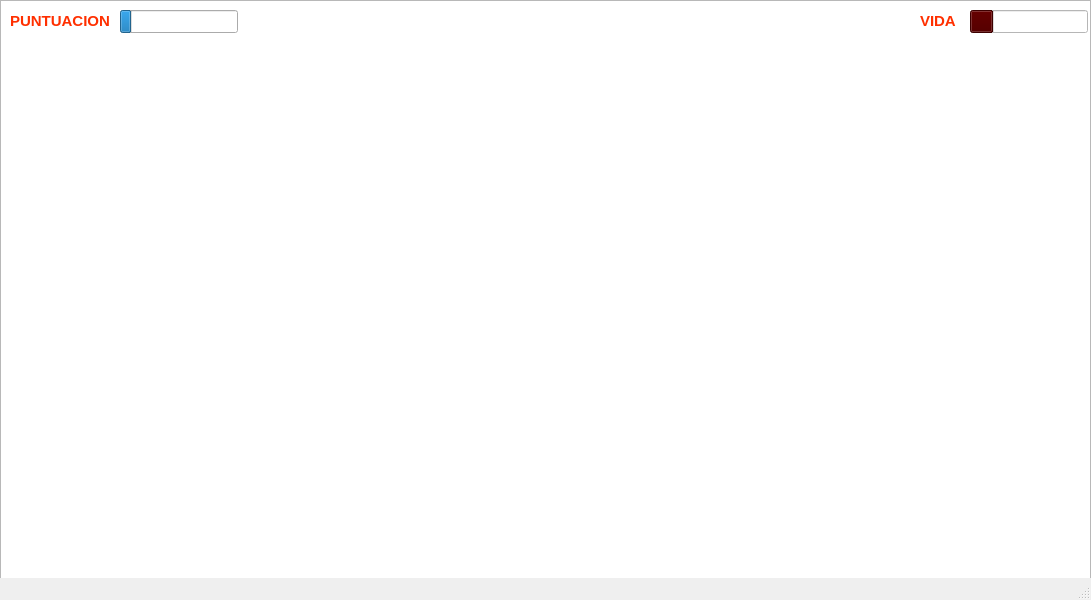
<?xml version="1.0" encoding="UTF-8"?>
<ui version="4.0">
 <class>MainWindow</class>
 <widget class="QMainWindow" name="MainWindow">
  <property name="geometry">
   <rect>
    <x>0</x>
    <y>0</y>
    <width>1091</width>
    <height>600</height>
   </rect>
  </property>
  <property name="windowTitle">
   <string>MainWindow</string>
  </property>
  <widget class="QWidget" name="centralwidget">
   <widget class="QGraphicsView" name="graphicsView">
    <property name="geometry">
     <rect>
      <x>0</x>
      <y>0</y>
      <width>1091</width>
      <height>602</height>
     </rect>
    </property>
    <property name="font">
     <font>
      <bold>true</bold>
     </font>
    </property>
    <property name="styleSheet">
     <string notr="true"/>
    </property>
   </widget>
   <widget class="QProgressBar" name="progressBar">
    <property name="geometry">
     <rect>
      <x>970</x>
      <y>10</y>
      <width>118</width>
      <height>23</height>
     </rect>
    </property>
    <property name="palette">
     <palette>
      <active>
       <colorrole role="WindowText">
        <brush brushstyle="SolidPattern">
         <color alpha="255">
          <red>0</red>
          <green>0</green>
          <blue>0</blue>
         </color>
        </brush>
       </colorrole>
       <colorrole role="Button">
        <brush brushstyle="SolidPattern">
         <color alpha="255">
          <red>255</red>
          <green>255</green>
          <blue>255</blue>
         </color>
        </brush>
       </colorrole>
       <colorrole role="Light">
        <brush brushstyle="SolidPattern">
         <color alpha="255">
          <red>255</red>
          <green>255</green>
          <blue>255</blue>
         </color>
        </brush>
       </colorrole>
       <colorrole role="Midlight">
        <brush brushstyle="SolidPattern">
         <color alpha="255">
          <red>255</red>
          <green>255</green>
          <blue>255</blue>
         </color>
        </brush>
       </colorrole>
       <colorrole role="Dark">
        <brush brushstyle="SolidPattern">
         <color alpha="255">
          <red>127</red>
          <green>127</green>
          <blue>127</blue>
         </color>
        </brush>
       </colorrole>
       <colorrole role="Mid">
        <brush brushstyle="SolidPattern">
         <color alpha="255">
          <red>170</red>
          <green>170</green>
          <blue>170</blue>
         </color>
        </brush>
       </colorrole>
       <colorrole role="Text">
        <brush brushstyle="SolidPattern">
         <color alpha="255">
          <red>0</red>
          <green>0</green>
          <blue>0</blue>
         </color>
        </brush>
       </colorrole>
       <colorrole role="BrightText">
        <brush brushstyle="SolidPattern">
         <color alpha="255">
          <red>255</red>
          <green>255</green>
          <blue>255</blue>
         </color>
        </brush>
       </colorrole>
       <colorrole role="ButtonText">
        <brush brushstyle="SolidPattern">
         <color alpha="255">
          <red>0</red>
          <green>0</green>
          <blue>0</blue>
         </color>
        </brush>
       </colorrole>
       <colorrole role="Base">
        <brush brushstyle="SolidPattern">
         <color alpha="255">
          <red>255</red>
          <green>255</green>
          <blue>255</blue>
         </color>
        </brush>
       </colorrole>
       <colorrole role="Window">
        <brush brushstyle="SolidPattern">
         <color alpha="255">
          <red>255</red>
          <green>255</green>
          <blue>255</blue>
         </color>
        </brush>
       </colorrole>
       <colorrole role="Shadow">
        <brush brushstyle="SolidPattern">
         <color alpha="255">
          <red>0</red>
          <green>0</green>
          <blue>0</blue>
         </color>
        </brush>
       </colorrole>
       <colorrole role="AlternateBase">
        <brush brushstyle="SolidPattern">
         <color alpha="255">
          <red>255</red>
          <green>255</green>
          <blue>255</blue>
         </color>
        </brush>
       </colorrole>
       <colorrole role="ToolTipBase">
        <brush brushstyle="SolidPattern">
         <color alpha="255">
          <red>255</red>
          <green>255</green>
          <blue>220</blue>
         </color>
        </brush>
       </colorrole>
       <colorrole role="ToolTipText">
        <brush brushstyle="SolidPattern">
         <color alpha="255">
          <red>0</red>
          <green>0</green>
          <blue>0</blue>
         </color>
        </brush>
       </colorrole>
       <colorrole role="PlaceholderText">
        <brush brushstyle="SolidPattern">
         <color alpha="127">
          <red>0</red>
          <green>0</green>
          <blue>0</blue>
         </color>
        </brush>
       </colorrole>
      </active>
      <inactive>
       <colorrole role="WindowText">
        <brush brushstyle="SolidPattern">
         <color alpha="255">
          <red>0</red>
          <green>0</green>
          <blue>0</blue>
         </color>
        </brush>
       </colorrole>
       <colorrole role="Button">
        <brush brushstyle="SolidPattern">
         <color alpha="255">
          <red>255</red>
          <green>255</green>
          <blue>255</blue>
         </color>
        </brush>
       </colorrole>
       <colorrole role="Light">
        <brush brushstyle="SolidPattern">
         <color alpha="255">
          <red>255</red>
          <green>255</green>
          <blue>255</blue>
         </color>
        </brush>
       </colorrole>
       <colorrole role="Midlight">
        <brush brushstyle="SolidPattern">
         <color alpha="255">
          <red>255</red>
          <green>255</green>
          <blue>255</blue>
         </color>
        </brush>
       </colorrole>
       <colorrole role="Dark">
        <brush brushstyle="SolidPattern">
         <color alpha="255">
          <red>127</red>
          <green>127</green>
          <blue>127</blue>
         </color>
        </brush>
       </colorrole>
       <colorrole role="Mid">
        <brush brushstyle="SolidPattern">
         <color alpha="255">
          <red>170</red>
          <green>170</green>
          <blue>170</blue>
         </color>
        </brush>
       </colorrole>
       <colorrole role="Text">
        <brush brushstyle="SolidPattern">
         <color alpha="255">
          <red>0</red>
          <green>0</green>
          <blue>0</blue>
         </color>
        </brush>
       </colorrole>
       <colorrole role="BrightText">
        <brush brushstyle="SolidPattern">
         <color alpha="255">
          <red>255</red>
          <green>255</green>
          <blue>255</blue>
         </color>
        </brush>
       </colorrole>
       <colorrole role="ButtonText">
        <brush brushstyle="SolidPattern">
         <color alpha="255">
          <red>0</red>
          <green>0</green>
          <blue>0</blue>
         </color>
        </brush>
       </colorrole>
       <colorrole role="Base">
        <brush brushstyle="SolidPattern">
         <color alpha="255">
          <red>255</red>
          <green>255</green>
          <blue>255</blue>
         </color>
        </brush>
       </colorrole>
       <colorrole role="Window">
        <brush brushstyle="SolidPattern">
         <color alpha="255">
          <red>255</red>
          <green>255</green>
          <blue>255</blue>
         </color>
        </brush>
       </colorrole>
       <colorrole role="Shadow">
        <brush brushstyle="SolidPattern">
         <color alpha="255">
          <red>0</red>
          <green>0</green>
          <blue>0</blue>
         </color>
        </brush>
       </colorrole>
       <colorrole role="AlternateBase">
        <brush brushstyle="SolidPattern">
         <color alpha="255">
          <red>255</red>
          <green>255</green>
          <blue>255</blue>
         </color>
        </brush>
       </colorrole>
       <colorrole role="ToolTipBase">
        <brush brushstyle="SolidPattern">
         <color alpha="255">
          <red>255</red>
          <green>255</green>
          <blue>220</blue>
         </color>
        </brush>
       </colorrole>
       <colorrole role="ToolTipText">
        <brush brushstyle="SolidPattern">
         <color alpha="255">
          <red>0</red>
          <green>0</green>
          <blue>0</blue>
         </color>
        </brush>
       </colorrole>
       <colorrole role="PlaceholderText">
        <brush brushstyle="SolidPattern">
         <color alpha="127">
          <red>0</red>
          <green>0</green>
          <blue>0</blue>
         </color>
        </brush>
       </colorrole>
      </inactive>
      <disabled>
       <colorrole role="WindowText">
        <brush brushstyle="SolidPattern">
         <color alpha="255">
          <red>127</red>
          <green>127</green>
          <blue>127</blue>
         </color>
        </brush>
       </colorrole>
       <colorrole role="Button">
        <brush brushstyle="SolidPattern">
         <color alpha="255">
          <red>255</red>
          <green>255</green>
          <blue>255</blue>
         </color>
        </brush>
       </colorrole>
       <colorrole role="Light">
        <brush brushstyle="SolidPattern">
         <color alpha="255">
          <red>255</red>
          <green>255</green>
          <blue>255</blue>
         </color>
        </brush>
       </colorrole>
       <colorrole role="Midlight">
        <brush brushstyle="SolidPattern">
         <color alpha="255">
          <red>255</red>
          <green>255</green>
          <blue>255</blue>
         </color>
        </brush>
       </colorrole>
       <colorrole role="Dark">
        <brush brushstyle="SolidPattern">
         <color alpha="255">
          <red>127</red>
          <green>127</green>
          <blue>127</blue>
         </color>
        </brush>
       </colorrole>
       <colorrole role="Mid">
        <brush brushstyle="SolidPattern">
         <color alpha="255">
          <red>170</red>
          <green>170</green>
          <blue>170</blue>
         </color>
        </brush>
       </colorrole>
       <colorrole role="Text">
        <brush brushstyle="SolidPattern">
         <color alpha="255">
          <red>127</red>
          <green>127</green>
          <blue>127</blue>
         </color>
        </brush>
       </colorrole>
       <colorrole role="BrightText">
        <brush brushstyle="SolidPattern">
         <color alpha="255">
          <red>255</red>
          <green>255</green>
          <blue>255</blue>
         </color>
        </brush>
       </colorrole>
       <colorrole role="ButtonText">
        <brush brushstyle="SolidPattern">
         <color alpha="255">
          <red>127</red>
          <green>127</green>
          <blue>127</blue>
         </color>
        </brush>
       </colorrole>
       <colorrole role="Base">
        <brush brushstyle="SolidPattern">
         <color alpha="255">
          <red>255</red>
          <green>255</green>
          <blue>255</blue>
         </color>
        </brush>
       </colorrole>
       <colorrole role="Window">
        <brush brushstyle="SolidPattern">
         <color alpha="255">
          <red>255</red>
          <green>255</green>
          <blue>255</blue>
         </color>
        </brush>
       </colorrole>
       <colorrole role="Shadow">
        <brush brushstyle="SolidPattern">
         <color alpha="255">
          <red>0</red>
          <green>0</green>
          <blue>0</blue>
         </color>
        </brush>
       </colorrole>
       <colorrole role="AlternateBase">
        <brush brushstyle="SolidPattern">
         <color alpha="255">
          <red>255</red>
          <green>255</green>
          <blue>255</blue>
         </color>
        </brush>
       </colorrole>
       <colorrole role="ToolTipBase">
        <brush brushstyle="SolidPattern">
         <color alpha="255">
          <red>255</red>
          <green>255</green>
          <blue>220</blue>
         </color>
        </brush>
       </colorrole>
       <colorrole role="ToolTipText">
        <brush brushstyle="SolidPattern">
         <color alpha="255">
          <red>0</red>
          <green>0</green>
          <blue>0</blue>
         </color>
        </brush>
       </colorrole>
       <colorrole role="PlaceholderText">
        <brush brushstyle="SolidPattern">
         <color alpha="127">
          <red>127</red>
          <green>127</green>
          <blue>127</blue>
         </color>
        </brush>
       </colorrole>
      </disabled>
     </palette>
    </property>
    <property name="toolTipDuration">
     <number>5</number>
    </property>
    <property name="styleSheet">
     <string notr="true">selection-background-color: rgb(85, 0, 0);</string>
    </property>
    <property name="maximum">
     <number>5</number>
    </property>
    <property name="value">
     <number>1</number>
    </property>
    <property name="textVisible">
     <bool>false</bool>
    </property>
   </widget>
   <widget class="QLabel" name="label">
    <property name="geometry">
     <rect>
      <x>920</x>
      <y>10</y>
      <width>41</width>
      <height>21</height>
     </rect>
    </property>
    <property name="font">
     <font>
      <pointsize>11</pointsize>
      <bold>true</bold>
     </font>
    </property>
    <property name="styleSheet">
     <string notr="true">color: rgb(255, 47, 0);</string>
    </property>
    <property name="text">
     <string>VIDA</string>
    </property>
   </widget>
   <widget class="QProgressBar" name="progressBar_Puntuacion">
    <property name="geometry">
     <rect>
      <x>120</x>
      <y>10</y>
      <width>118</width>
      <height>23</height>
     </rect>
    </property>
    <property name="maximum">
     <number>10</number>
    </property>
    <property name="value">
     <number>1</number>
    </property>
    <property name="textVisible">
     <bool>false</bool>
    </property>
   </widget>
   <widget class="QLabel" name="label_2">
    <property name="geometry">
     <rect>
      <x>10</x>
      <y>10</y>
      <width>111</width>
      <height>21</height>
     </rect>
    </property>
    <property name="font">
     <font>
      <pointsize>11</pointsize>
      <bold>true</bold>
     </font>
    </property>
    <property name="styleSheet">
     <string notr="true">color: rgb(255, 47, 0);</string>
    </property>
    <property name="text">
     <string>PUNTUACION</string>
    </property>
   </widget>
  </widget>
  <widget class="QMenuBar" name="menubar">
   <property name="geometry">
    <rect>
     <x>0</x>
     <y>0</y>
     <width>1091</width>
     <height>21</height>
    </rect>
   </property>
  </widget>
  <widget class="QStatusBar" name="statusbar"/>
 </widget>
 <resources/>
 <connections/>
</ui>
